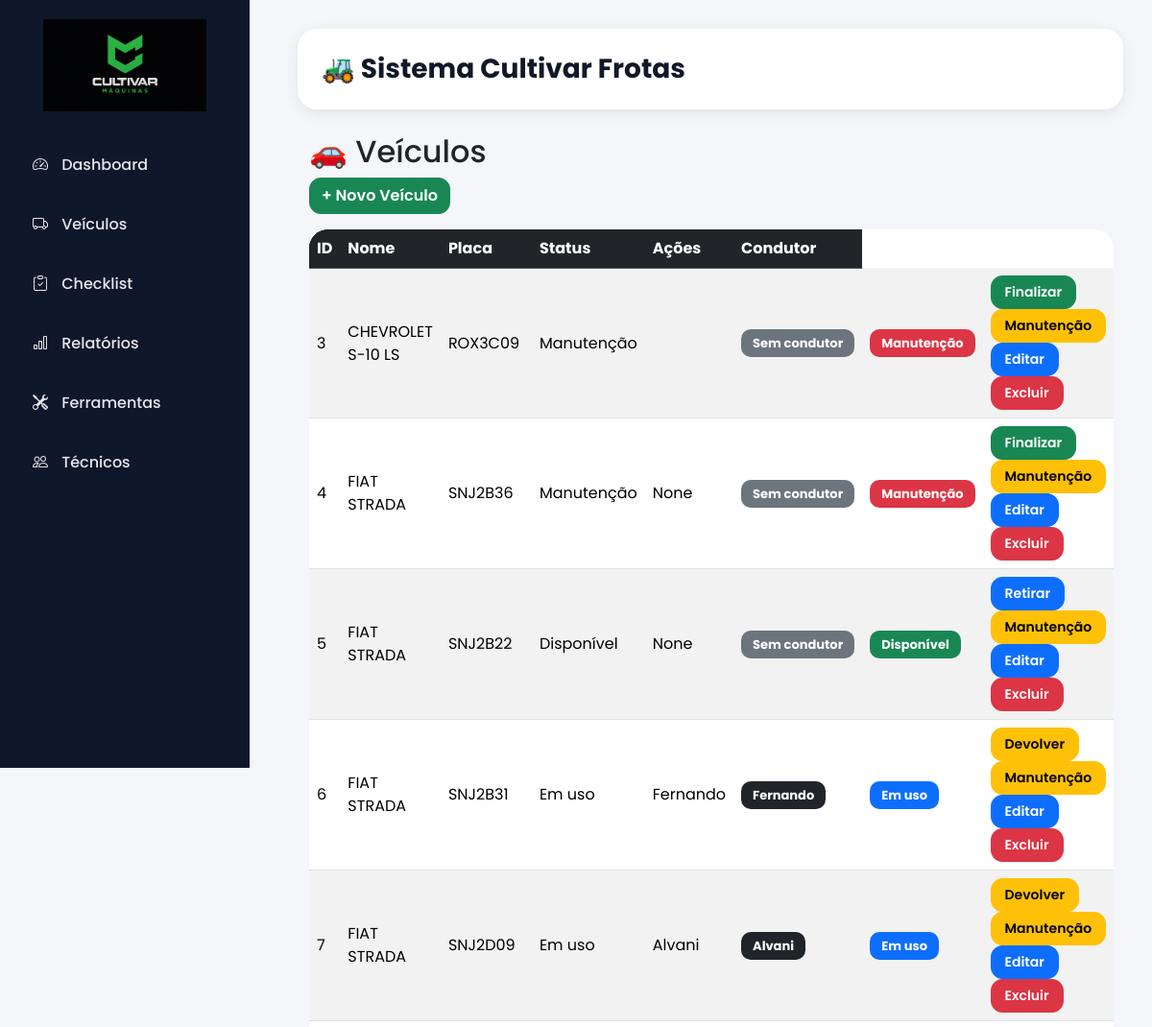
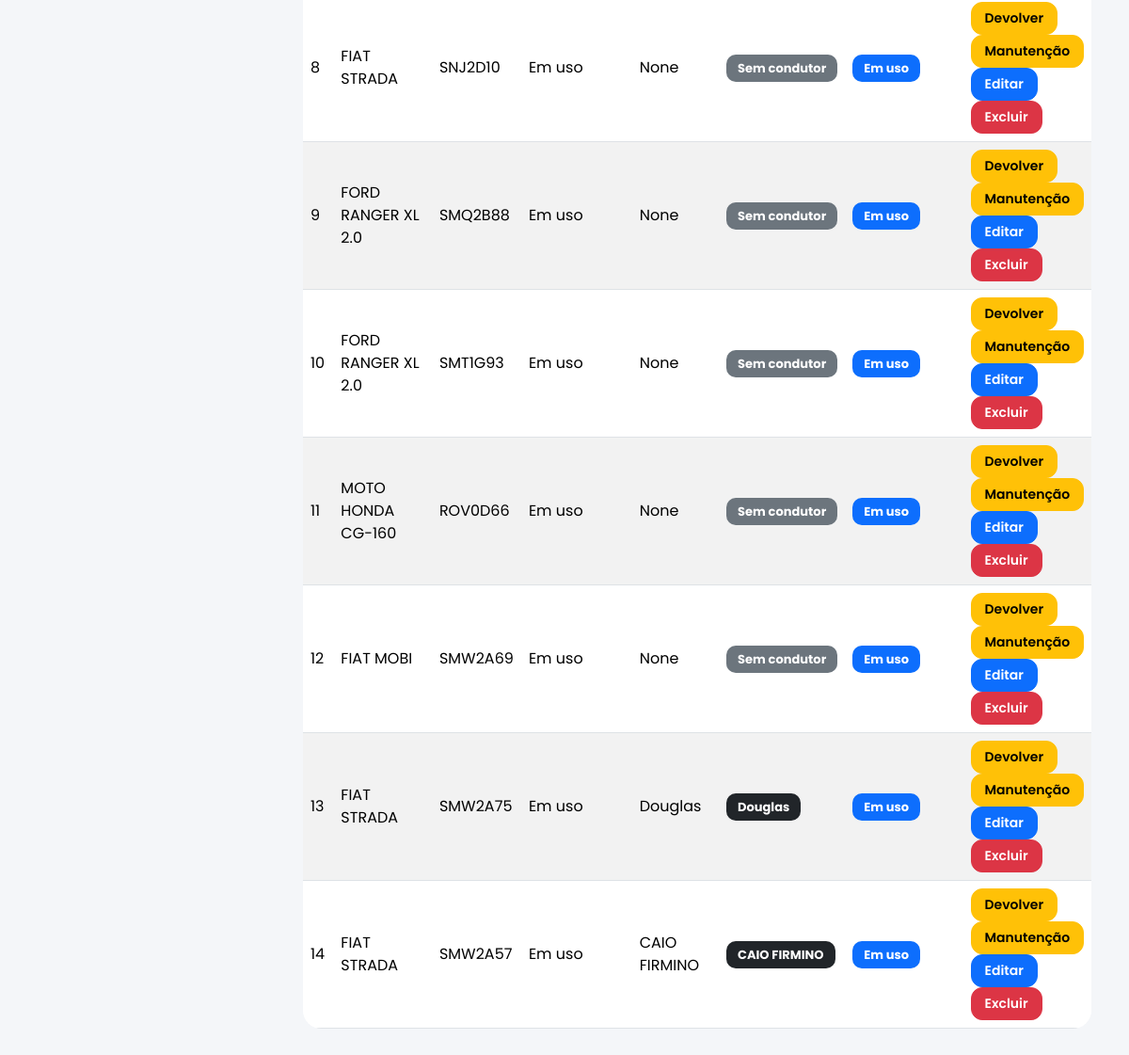
Screenshot of /veiculos (signed in) with the database file from the repository (2 pictures, top to bottom).
### tables this page shows
CREATE TABLE veiculos (
    id INTEGER PRIMARY KEY AUTOINCREMENT,
    nome TEXT,
    placa TEXT,
    status TEXT,
    km_atual TEXT
, condutor TEXT);

### app.py (the view)
@app.route("/veiculos")
def veiculos():
    if not admin_logado():
        return redirect("/login")
    conn = conectar()
    cursor = conn.cursor()
    cursor.execute("SELECT id, nome, placa, status, condutor FROM veiculos")
    lista = cursor.fetchall()
    conn.close()
    return render_template("veiculos.html", veiculos=lista)

### app.py (called while the page is built)
def conectar():
    return sqlite3.connect("database.db")

def admin_logado():
    return "usuario" in session

### templates/veiculos.html
{% extends "base.html" %}
{% block content %}
<div class="container mt-4">
    <h2>🚗 Veículos</h2>
    <a href="/novo_veiculo"
       class="btn btn-success mb-3">
       + Novo Veículo
    </a>
    <table class="table table-striped table-hover">
        <thead class="table-dark">
            <tr>
                <th>ID</th>
                <th>Nome</th>
                <th>Placa</th>
                <th>Status</th>
                <th>Ações</th>
                <th>Condutor</th>
            </tr>
        </thead>
        <tbody>
        {% for v in veiculos %}
        <tr>
            <td>{{ v[0] }}</td>
            <td>{{ v[1] }}</td>
            <td>{{ v[2] }}</td>
            <td>{{ v[3] }}</td>
            <td>{{ v[4] }}</td>
            <td>
    {% if v[4] %}
        <span class="badge bg-dark">
            {{ v[4] }}
        </span>
    {% else %}
        <span class="badge bg-secondary">
            Sem condutor
        </span>
    {% endif %}
</td>
            <td>
                {% if v[3] == "Disponível" %}
                    <span class="badge bg-success">
                        Disponível
                    </span>
                {% elif v[3] == "Em uso" %}
                    <span class="badge bg-primary">
                        Em uso
                    </span>
                {% elif v[3] == "Pendente manutenção" %}
                    <span class="badge bg-warning text-dark">
                        Pendente
                    </span>
                {% elif v[3] == "Manutenção" %}
                    <span class="badge bg-danger">
                        Manutenção
                    </span>
                {% endif %}
            </td>
            <td>
                {% if v[3] == "Disponível" %}
                    <a href="/checklist/{{ v[0] }}/retirada"
                       class="btn btn-primary btn-sm">
                       Retirar
                    </a>
                {% elif v[3] == "Em uso" %}
                    <a href="/checklist/{{ v[0] }}/devolucao"
                       class="btn btn-warning btn-sm">
                       Devolver
                    </a>
                {% elif v[3] == "Pendente manutenção" %}
                    <a href="/enviar_manutencao/{{ v[0] }}"
                       class="btn btn-warning btn-sm">
                       Enviar
                    </a>
                {% elif v[3] == "Manutenção" %}
                    <a href="/finalizar_manutencao/{{ v[0] }}"
                       class="btn btn-success btn-sm">
                       Finalizar
                    </a>
                {% endif %}
                <a href="/nova_manutencao/{{ v[0] }}"
                   class="btn btn-warning btn-sm">
                   Manutenção
                </a>
                <a href="/editar_veiculo/{{ v[0] }}"
                   class="btn btn-primary btn-sm">
                   Editar
                </a>
                <a href="/excluir_veiculo/{{ v[0] }}"
                   class="btn btn-danger btn-sm"
                   onclick="return confirm('Deseja excluir este veículo?')">
                   Excluir
                </a>
            </td>
        </tr>
        {% endfor %}
        </tbody>
    </table>
</div>
{% endblock %}

### templates/base.html (style rules this page uses)
body { background:#f4f6f9; font-family:'Poppins',sans-serif; margin:0; padding:0; }
.table { background:white; border-radius:20px; overflow:hidden; }
.table thead { background:#111827; color:white; }
.table td, .table th { vertical-align:middle; }
.btn { border-radius:12px; font-weight:600; }
.btn-sm { padding:6px 14px; }
.badge { padding:8px 12px; border-radius:10px; font-size:13px; }

### rows the page displays
veiculos: id "3", nome "CHEVROLET S-10 LS", placa "ROX3C09", status "Manutenção", condutor "Sem condutor"
veiculos: id "4", nome "FIAT STRADA", placa "SNJ2B36", status "Manutenção", v "None", shows "Sem condutor"
veiculos: id "5", nome "FIAT STRADA", placa "SNJ2B22", status "Disponível", v "None", shows "Sem condutor"
veiculos: id "6", nome "FIAT STRADA", placa "SNJ2B31", status "Em uso", condutor "Fernando"
veiculos: id "7", nome "FIAT STRADA", placa "SNJ2D09", status "Em uso", condutor "Alvani"
veiculos: id "8", nome "FIAT STRADA", placa "SNJ2D10", status "Em uso", v "None", shows "Sem condutor"
veiculos: id "9", nome "FORD RANGER XL 2.0", placa "SMQ2B88", status "Em uso", v "None", shows "Sem condutor"
veiculos: id "10", nome "FORD RANGER XL 2.0", placa "SMT1G93", status "Em uso", v "None", shows "Sem condutor"
veiculos: id "11", nome "MOTO HONDA CG-160", placa "ROV0D66", status "Em uso", v "None", shows "Sem condutor"
veiculos: id "12", nome "FIAT MOBI", placa "SMW2A69", status "Em uso", v "None", shows "Sem condutor"
veiculos: id "13", nome "FIAT STRADA", placa "SMW2A75", status "Em uso", condutor "Douglas"
veiculos: id "14", nome "FIAT STRADA", placa "SMW2A57", status "Em uso", condutor "CAIO FIRMINO"
